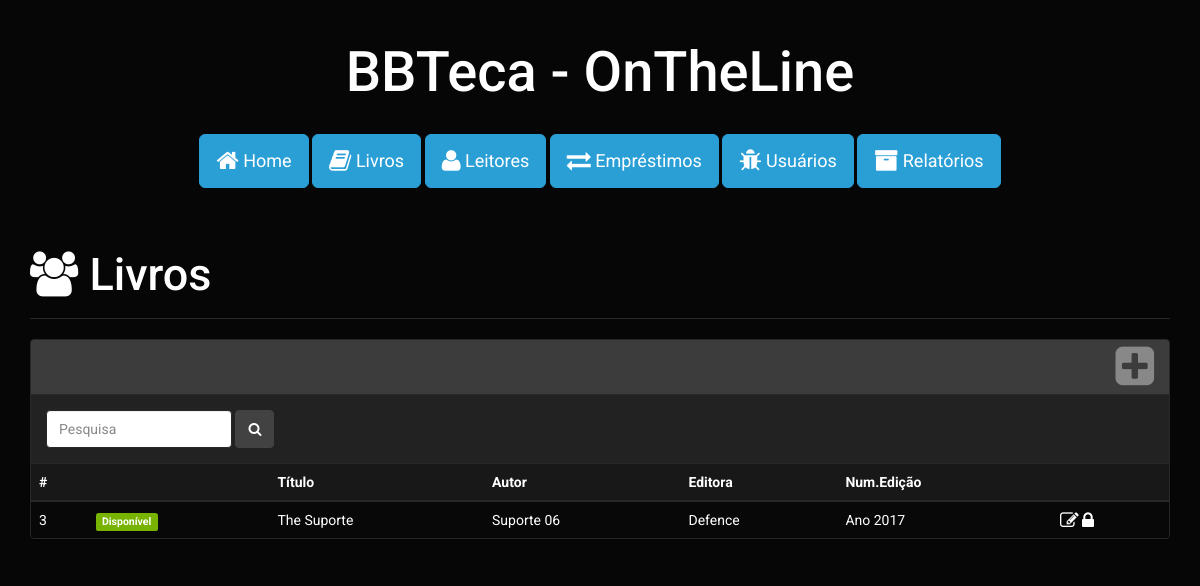
/livro-listar.php (signed in), run on an earlier commit of the app's database.
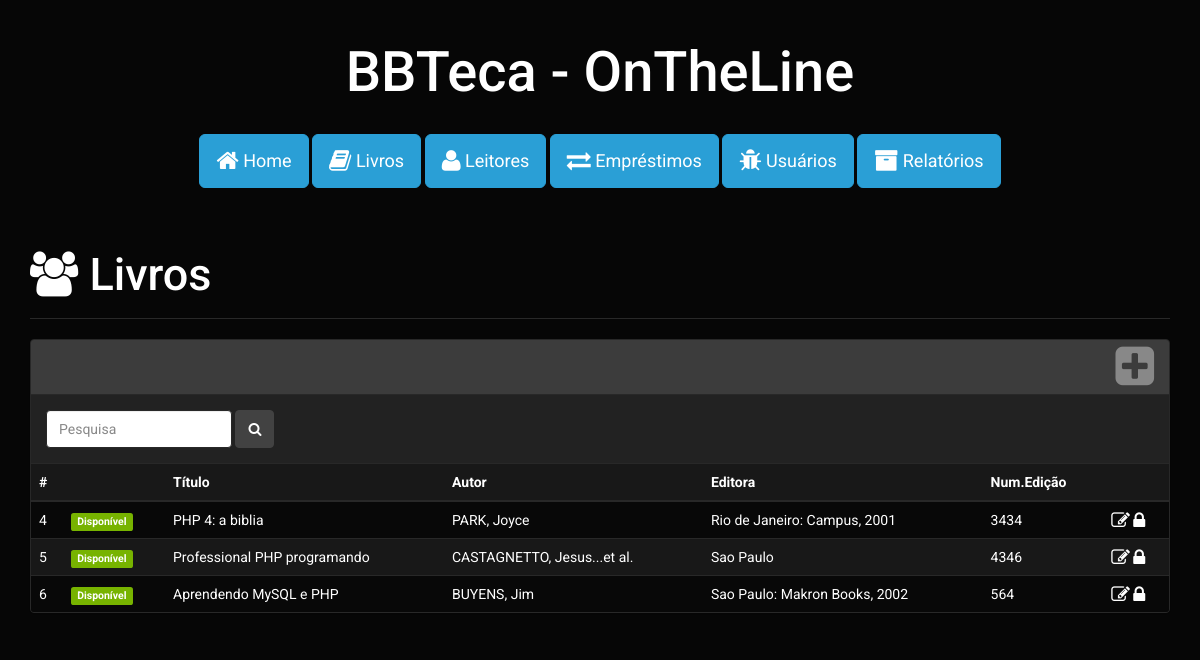
And on a later commit of the database.
### tables this page shows
CREATE TABLE `livros` (
  `cod_livro` int(11) NOT NULL,
  `titulo` varchar(120) NOT NULL,
  `autor` varchar(100) NOT NULL,
  `descricao` varchar(100) NOT NULL,
  `editora` varchar(100) NOT NULL,
  `edicao` varchar(100) NOT NULL,
  `exemplares` int(11) NOT NULL,
  `multa_atraso` decimal(15,2) NOT NULL,
  `status` char(1) NOT NULL,
  `dias_dev` int(2) NOT NULL
);

### livro-listar.php (the view, shortened to what this page needs)
<?php
require './lib/funcoes.php';
require './lib/conexao.php';
$q ='';
?>
<!DOCTYPE html>
<html lang="pt-br">
  <head>
  </head>
  <body>
<div class="container">
<div class="page-header ">
  <h2><i class="fa fa-group"></i> Livros</h2>
</div>
<div class="panel panel-default ">
  <div class="panel-heading clearfix ">
    <div class="btn-group pull-right" >
    <i class="fa fa-plus-square fa-lg" data-toggle="modal" data-target="#cadLivro"></i>
    </div>
  </div>
  <div class="panel-body">
    <form class="form-inline" role="form" method="get" action="">
      <div class="form-group">
        <input type="search" class="form-control" id="fq" name="q" placeholder="Pesquisa" value="<?php echo $q; ?>">
      </div>
      <button type="submit" class="btn btn-default"><i class="fa fa-search"></i> </button>
    </form>
  </div>
  <table class="table table-striped table-hover">
    <thead>
      <tr>
        <th>#</th>
        <th></th>
        <th>Título</th>
        <th>Autor</th>
        <th>Editora</th>
        <th>Num.Edição</th>
        <th></th>
      </tr>
    </thead>
    <tbody>
      <?php
        $sql = "Select cod_livro, titulo, autor, descricao, editora, edicao, exemplares, multa_atraso, status from livros";
        $consulta = mysqli_query($con,$sql);
        while( $resultado = mysqli_fetch_assoc($consulta)){
      ?>
      <tr>
        <td><?php echo $resultado['cod_livro'];   ?></td>
        <td>
          <?php if($resultado['status'] == LIVRO_DISPONIVEL){  ?>
          <span class="label label-success">Disponível</span>
          <?php } else { ?>
          <span class="label label-warning">INdisponível</span>
          <?php } ?>
        </td>
        <td><?php echo $resultado['titulo'];?></td>
        <td><?php echo $resultado['autor'];?></td>
        <td><?php echo $resultado['editora'];?></td>
        <td><?php echo $resultado['edicao'];?></td>
        <td>
            <a data-toggle="modal" data-target="#editarLivro"
            data-whatever="<?php echo $resultado['cod_livro']; ?>"
            data-whatevertitulo="<?php echo $resultado['titulo']; ?>"
            data-whateverautor="<?php echo $resultado['autor']; ?>"
            data-whateverdescricao="<?php echo $resultado['descricao']; ?>"
            data-whatevereditora="<?php echo $resultado['editora']; ?>"
            data-whateverdedicao="<?php echo $resultado['edicao']; ?>"
            data-whateverdexemplares="<?php echo $resultado['exemplares']; ?>"
            data-whatevermulta_atraso="<?php echo $resultado['multa_atraso']; ?>"
            title="Editar Livro"><i class="fa fa-edit fa-lg"></i></a>
            <a href="" data-toggle="modal" data-target="#infoLivros" title="Informações"><i class="fa fa-lock fa-lg"></i></a>
        </td>
      </tr><?php
    }
      ?>
    </tbody>
  </table>
</div>
</div>
</body>
</html>

What changed in the data, as far as the page shows it:
removed livros: cod_livro "3", status "Disponível", titulo "The Suporte", autor "Suporte 06", editora "Defence", edicao "Ano 2017"
added livros: cod_livro "4", status "Disponível", titulo "PHP 4: a biblia", autor "PARK, Joyce", editora "Rio de Janeiro: Campus, 2001", edicao "3434"
added livros: cod_livro "5", status "Disponível", titulo "Professional PHP programando", autor "CASTAGNETTO, Jesus...et al.", editora "Sao Paulo", edicao "4346"
added livros: cod_livro "6", status "Disponível", titulo "Aprendendo MySQL e PHP", autor "BUYENS, Jim", editora "Sao Paulo: Makron Books, 2002", edicao "564"
